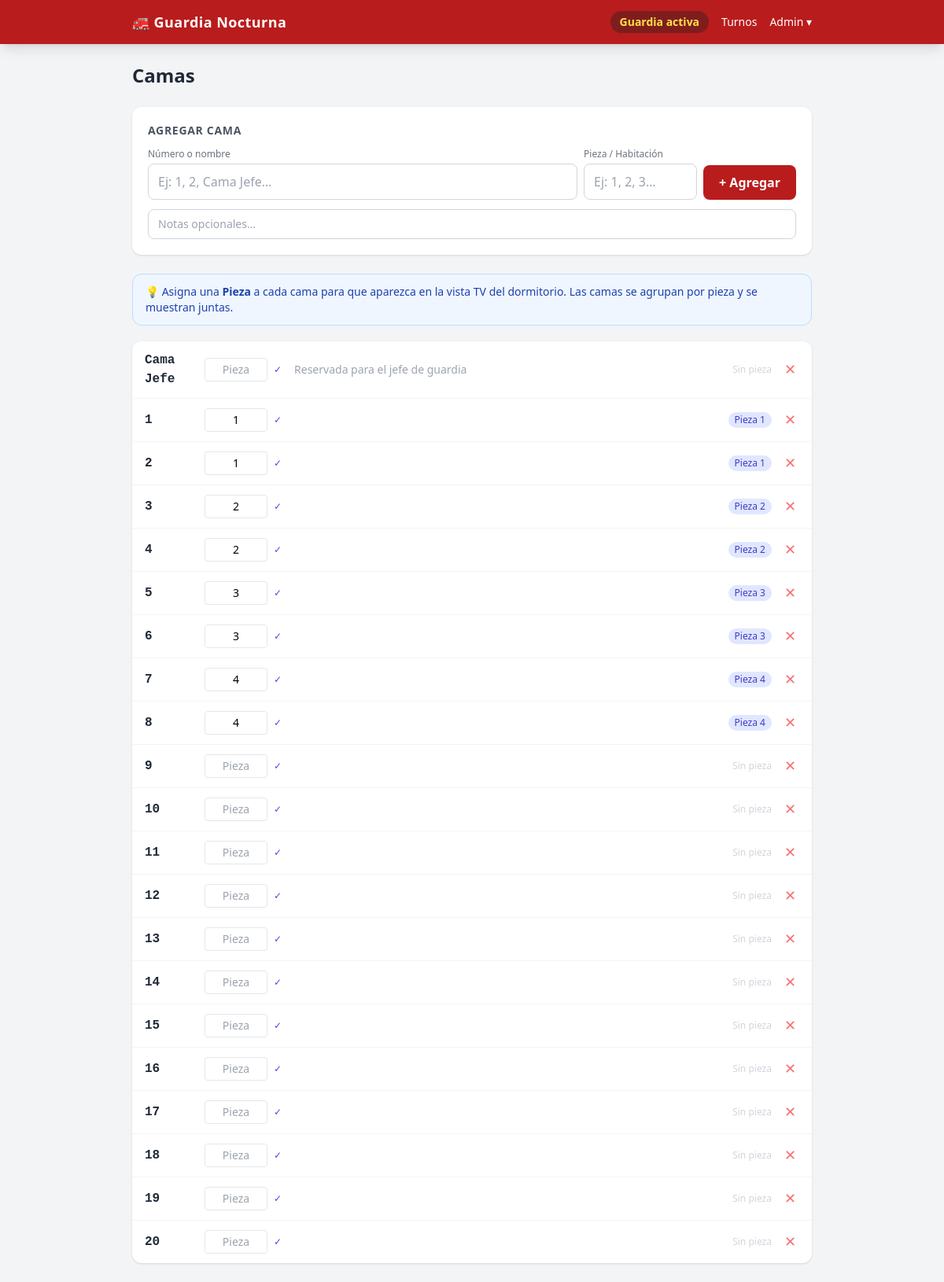
Page /admin/camas on the committed database.
### tables this page shows
CREATE TABLE beds (
                id     INTEGER PRIMARY KEY AUTOINCREMENT,
                number TEXT NOT NULL,
                notes  TEXT
            , room TEXT);

### guardia/routers/beds.py (the view)
@router.get("/camas")
def list_beds(request: Request):
    with get_db() as conn:
        beds = conn.execute(
            "SELECT * FROM beds ORDER BY CAST(number AS INTEGER), number"
        ).fetchall()
        active = get_active_shift(conn)
        return templates.TemplateResponse(
            "admin/beds.html",
            {"request": request, "beds": beds, "active_shift": active},
        )

### templates/admin/beds.html (shortened to what this page needs)
{% extends "base.html" %}
{% block content %}
<div class="flex items-center justify-between mb-6">
  <h1 class="text-2xl font-bold text-gray-800">Camas</h1>
</div>
<div class="bg-white rounded-xl shadow p-5 mb-6">
  <h2 class="text-sm font-semibold text-gray-600 uppercase tracking-wider mb-3">Agregar cama</h2>
  <form method="POST" action="/admin/camas/nueva" class="space-y-3">
    <div class="flex gap-2">
      <div class="flex-1">
        <label class="text-xs text-gray-500 block mb-1">Número o nombre</label>
        <input type="text" name="number" required placeholder="Ej: 1, 2, Cama Jefe…"
               class="w-full border border-gray-300 rounded-lg px-3 py-2.5 text-base focus:outline-none focus:ring-2 focus:ring-red-500">
      </div>
      <div class="w-36">
        <label class="text-xs text-gray-500 block mb-1">Pieza / Habitación</label>
        <input type="text" name="room" placeholder="Ej: 1, 2, 3…"
               class="w-full border border-gray-300 rounded-lg px-3 py-2.5 text-base focus:outline-none focus:ring-2 focus:ring-red-500">
      </div>
      <div class="self-end">
        <button type="submit"
                class="bg-red-700 text-white px-5 py-2.5 rounded-lg font-semibold hover:bg-red-800 active:scale-95 transition">
          + Agregar
        </button>
      </div>
    </div>
    <input type="text" name="notes" placeholder="Notas opcionales…"
           class="w-full border border-gray-300 rounded-lg px-3 py-2 text-sm focus:outline-none focus:ring-2 focus:ring-red-500">
  </form>
</div>
<div class="bg-blue-50 border border-blue-200 rounded-xl px-4 py-3 mb-5 text-sm text-blue-800">
  💡 Asigna una <strong>Pieza</strong> a cada cama para que aparezca en la vista TV del dormitorio. Las camas se agrupan por pieza y se muestran juntas.
</div>
{% if beds %}
<div class="bg-white rounded-xl shadow overflow-hidden">
  <div class="divide-y divide-gray-100">
    {% for bed in beds %}
    <div class="flex items-center px-4 py-3 gap-3">
      <span class="font-mono font-bold text-gray-800 w-16">{{ bed['number'] }}</span>
      <form method="POST" action="/admin/camas/{{ bed['id'] }}/pieza" class="flex items-center gap-1">
        <input type="text" name="room"
               value="{{ bed['room'] or '' }}"
               placeholder="Pieza"
               class="w-20 border border-gray-200 rounded px-2 py-1 text-sm text-center focus:outline-none focus:ring-1 focus:ring-indigo-400">
        <button type="submit" class="text-xs text-indigo-600 hover:text-indigo-800 px-1" title="Guardar pieza">✓</button>
      </form>
      <span class="flex-1 text-sm text-gray-400">{{ bed['notes'] or '' }}</span>
      {% if bed['room'] %}
      <span class="text-xs bg-indigo-100 text-indigo-700 px-2 py-0.5 rounded-full font-medium">
        Pieza {{ bed['room'] }}
      </span>
      {% else %}
      <span class="text-xs text-gray-300">Sin pieza</span>
      {% endif %}
      <form method="POST" action="/admin/camas/{{ bed['id'] }}/eliminar"
            onsubmit="return confirm('¿Eliminar cama {{ bed['number'] }}?')">
        <button type="submit" class="text-red-400 hover:text-red-700 text-lg px-1 leading-none" title="Eliminar">✕</button>
      </form>
    </div>
    {% endfor %}
  </div>
</div>
{% else %}
<div class="bg-white rounded-xl shadow p-8 text-center text-gray-500">
  No hay camas configuradas.
</div>
{% endif %}
{% endblock %}

### templates/base.html (shortened to what this page needs)
<!DOCTYPE html>
<html lang="es">
<head>
  <script src="https://cdn.tailwindcss.com"></script>
</head>
<body class="bg-gray-100 min-h-screen" x-data="{ menuOpen: false }">
  <nav class="bg-red-700 text-white shadow-lg sticky top-0 z-50">
    <div class="max-w-4xl mx-auto px-4">
      <div class="flex items-center justify-between h-14">
        <a href="/" class="font-bold text-lg tracking-wide flex items-center gap-2">
          🚒 Guardia Nocturna
        </a>
        <div class="hidden sm:flex items-center gap-4 text-sm font-medium">
          {% if active_shift %}
          <a href="/turnos/{{ active_shift['id'] }}" class="bg-red-900 px-3 py-1 rounded-full text-yellow-300 font-bold">
            Guardia activa
          </a>
          {% endif %}
          <a href="/turnos" class="hover:text-yellow-200">Turnos</a>
          <div class="relative" x-data="{ open: false }">
            <button @click="open = !open" class="hover:text-yellow-200 flex items-center gap-1">
              Admin ▾
            </button>
          </div>
        </div>
      </div>
    </div>
  </nav>
  <main class="max-w-4xl mx-auto px-4 py-6">
    {% block content %}{% endblock %}
  </main>
</body>
</html>

### rows in the picture
beds: number "Cama Jefe", notes "Reservada para el jefe de guardia", shows "Sin pieza"
beds: number "1", room "1"
beds: number "2", room "1"
beds: number "3", room "2"
beds: number "4", room "2"
beds: number "5", room "3"
beds: number "6", room "3"
beds: number "7", room "4"
beds: number "8", room "4"
beds: number "9", shows "Sin pieza"
beds: number "10", shows "Sin pieza"
beds: number "11", shows "Sin pieza"
beds: number "12", shows "Sin pieza"
beds: number "13", shows "Sin pieza"
beds: number "14", shows "Sin pieza"
beds: number "15", shows "Sin pieza"
beds: number "16", shows "Sin pieza"
beds: number "17", shows "Sin pieza"
beds: number "18", shows "Sin pieza"
beds: number "19", shows "Sin pieza"
beds: number "20", shows "Sin pieza"
